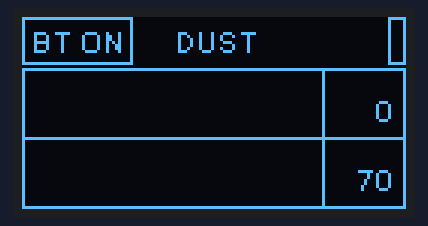
Simulated run of this sketch. Board: ESP8266 (NodeMCU). Parts: 128×64 one-colour display.

Above: at 1.15 s.
At 5.94 s:
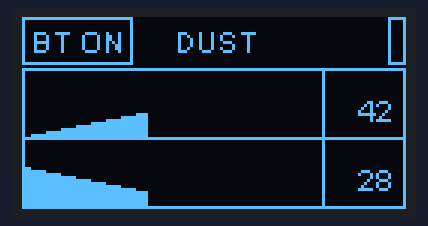
At 10.84 s:
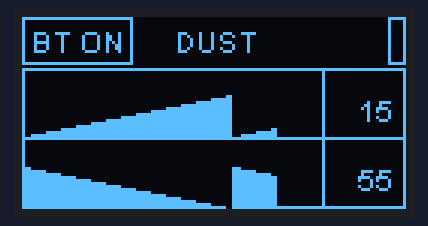
At 20.42 s:
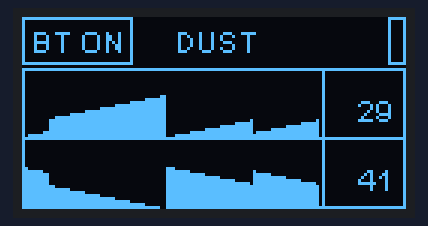
At 29.99 s:
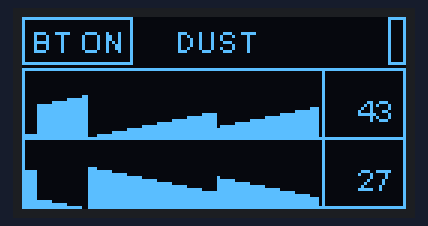
At 39.8 s:
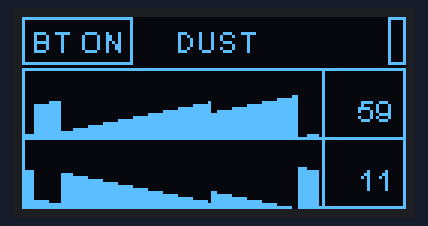

The sketch:

NodeMCU_Display_SSD1306.ino
```cpp
//
//  FILE : NodeMCU_SSD1306
//  AUTHOR : nobug (nobug007@gmail.com)
//  CREATED : 4.1.2020
//  HW : NodeMCU & SSD1306
//

#include <SoftwareSerial.h>
#include "SSD1306Wire.h" // legacy include: `#include "SSD1306.h"`

// Initialize the OLED display using Wire library
SSD1306Wire  display(0x3c, D3, D4);  //D3=SDA  D4=SCL  As per labeling on NodeMCU

int  wifi_status = 0;
int  graphMax = 100;
int iDust_Arr[100];
int oDust_Arr[100];
int iArr = 0;
//=======================================================================
//                    Power on setup
//=======================================================================


void setup() {
  delay(1000);
  Serial.begin(9600);
  display_init();
}


//=======================================================================
//                    Main Program Loop
//=======================================================================
void loop() {
  for(int i = 0;i< 70 ; i++ ) {
    drawGraph(i,70-i);
  }
}
//=======================================================================
//                    Display SSD1306 init
//=======================================================================

void display_init() {
  display.init();
  display.flipScreenVertically();
  display.setFont(ArialMT_Plain_10);
  drawStatus();  //  BT check & WiFi Check
}

//=========================================================================
//
//=========================================================================

void drawStatus() {
  char wifi_String[15];
  // clear the display
   display.clear();
   // Title Display

  display.setTextAlignment(TEXT_ALIGN_CENTER);
  display.drawString(64,2, "DUST");

//  if BT ON
  display.setTextAlignment(TEXT_ALIGN_LEFT);
  display.drawRect(0, 0, display.getStringWidth("BT ON")+6, 16);
  display.drawString(3, 2, "BT ON");

//  if WiFi ON
  display.setTextAlignment(TEXT_ALIGN_RIGHT);
  if ( wifi_status == 1 ) {
    sprintf(wifi_String,"%S","WiFi ON");
  } else {
    sprintf(wifi_String,"%S","WiFi OFF");
  }
  display.drawRect(122-display.getStringWidth(wifi_String),0,display.getStringWidth(wifi_String)+6, 16);
  display.drawString(125,2, wifi_String);

// Graph rectangle
   display.drawRect(0, 17, 128, 47);
   display.drawLine(0, 40, 128, 40);     //  47/2 = 23
   display.drawLine(100, 18, 100, 63);     //  47/2 = 23

  display.display();
}


void drawGraph(int iDust, int oDust) {

   int j=0;
   char cTemp[5];
   int iTemp, oTemp;

   display.setTextAlignment(TEXT_ALIGN_RIGHT);

   display.setColor(BLACK);
   display.fillRect(102, 20, 24, 20);
   display.fillRect(102, 42, 24, 20);

   display.setColor(WHITE);
   sprintf(cTemp,"%d",iDust);
   display.drawString(124,25, cTemp);
   sprintf(cTemp,"%d",oDust);
   display.drawString(124,48, cTemp);

   if ( iDust > 100 ) iDust = 100 ;
   else if ( iDust < 0 ) iDust = 0;
   if ( oDust > 100 ) oDust = 100 ;
   else if ( oDust < 0 ) oDust = 0;
   iTemp = map(iDust,0,100,0,20);  // dust => graph high
   oTemp = map(oDust,0,100,0,20);  // dust => graph high


   if ( iArr == graphMax) {
     for(j=0;j<graphMax;j++) {
       iDust_Arr[j] = iDust_Arr[j+1];
       oDust_Arr[j] = oDust_Arr[j+1];
     }
   }

   iDust_Arr[iArr] = iTemp;
   oDust_Arr[iArr] = oTemp;

   for(j=1;j<iArr;j++) {
      display.setColor(BLACK);
      display.drawLine(j,40,j,20);
      display.drawLine(j,64,j,44);
      display.setColor(WHITE);
      display.drawLine(j,40,j,40-iDust_Arr[j] );
      display.drawLine(j,64,j,64-oDust_Arr[j] );
   }
  display.display();
  if (iArr < graphMax ) iArr++;
  delay(100);
}
```
